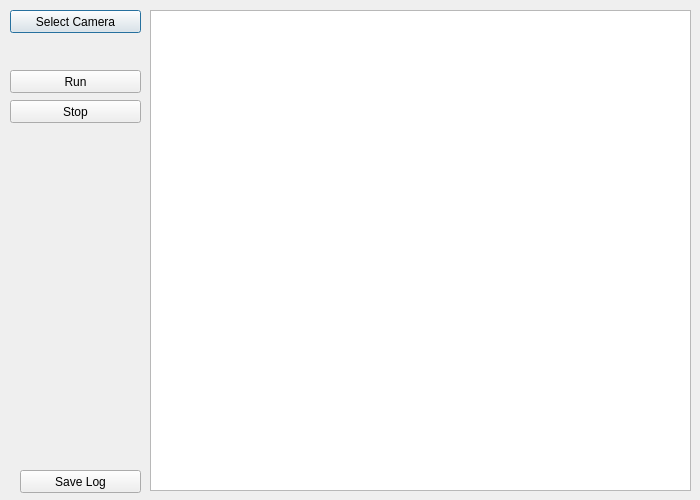
<?xml version="1.0" encoding="UTF-8"?>
<ui version="4.0">
 <class>Dialog</class>
 <widget class="QDialog" name="Dialog">
  <property name="geometry">
   <rect>
    <x>0</x>
    <y>0</y>
    <width>700</width>
    <height>500</height>
   </rect>
  </property>
  <property name="windowTitle">
   <string>Dialog</string>
  </property>
  <widget class="QPushButton" name="pushButton">
   <property name="geometry">
    <rect>
     <x>10</x>
     <y>10</y>
     <width>131</width>
     <height>23</height>
    </rect>
   </property>
   <property name="text">
    <string>Select Camera</string>
   </property>
  </widget>
  <widget class="QPushButton" name="pushButton_2">
   <property name="geometry">
    <rect>
     <x>10</x>
     <y>70</y>
     <width>131</width>
     <height>23</height>
    </rect>
   </property>
   <property name="text">
    <string>Run</string>
   </property>
  </widget>
  <widget class="QPushButton" name="pushButton_3">
   <property name="geometry">
    <rect>
     <x>10</x>
     <y>100</y>
     <width>131</width>
     <height>23</height>
    </rect>
   </property>
   <property name="text">
    <string>Stop</string>
   </property>
  </widget>
  <widget class="QPushButton" name="pushButton_4">
   <property name="geometry">
    <rect>
     <x>20</x>
     <y>470</y>
     <width>121</width>
     <height>23</height>
    </rect>
   </property>
   <property name="text">
    <string>Save Log</string>
   </property>
  </widget>
  <widget class="QGraphicsView" name="graphicsView">
   <property name="geometry">
    <rect>
     <x>150</x>
     <y>10</y>
     <width>541</width>
     <height>481</height>
    </rect>
   </property>
  </widget>
 </widget>
 <resources/>
 <connections/>
</ui>
